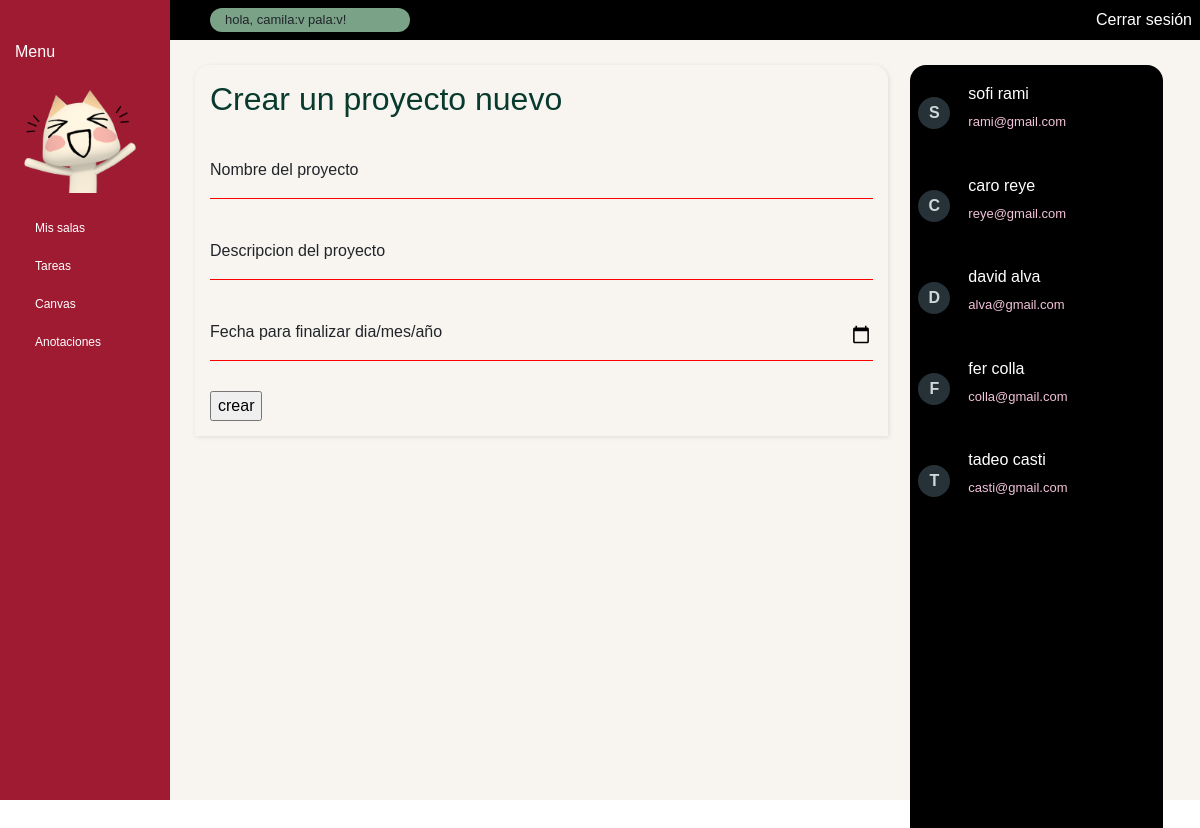
The app's page /crear_sala/ (signed in) with its own data.
### spok/models.py (models this page shows)
class User(AbstractUser):
    profile_picture = models.ImageField(upload_to='profile_pictures/', null=True, blank=True, verbose_name="Foto de Perfil")
    pass

### spok/views.py (the view, shortened to what this page needs)
# urls.py: path('crear_sala/', views.crear_sala, name='crear_sala'),
@login_required()
def crear_sala(request):
    usuarios = User.objects.all().order_by('first_name', 'last_name')
    usuarios_por_inicial = defaultdict(list)
    for i in usuarios:
        first_name = i.first_name or "Sin nombre"
        inicial = first_name[0].upper()
        datos_usuario = [f"{i.first_name} {i.last_name}", i.email]
        usuarios_por_inicial[inicial].append(datos_usuario)
    usuarios_por_inicial = dict(usuarios_por_inicial)
    actual = request.user.email
    print(f"email de usuario actual : {actual}")
    print(usuarios_por_inicial)
    return render(request, "crear_sala.html", {'usuarios_ordenado': usuarios_por_inicial, "actual": actual})

### spok/templates/crear_sala.html (shortened to what this page needs)
{% extends "layout.html" %}
{% load static %}
{% block main %}
<form action="{% url 'crear_sala' %}" method="post">
      <div class="conte_hoja">
        <div class="div_hoja">
          <div class="login-box">
            <h2 style="color: #083A2E !important; ">Crear un proyecto nuevo</h2>
              <div class="user-box">
                <input type="text" name="nombre_sala" required="">
                <label>Nombre del proyecto</label>
              </div>
              <div class="user-box">
                <input type="text" name="descri_sala" required="">
                <label>Descripcion del proyecto</label>
              </div>
                <div class="user-box">
                  <input  type="date" name="date_final" id="date_final" required="" placeholder= "jjj">
                  <label id="LISTA_SOS_GOKU" >Fecha para finalizar dia/mes/año </label>
                </div>
                <input type="submit" value="crear">
            </div>
          </div>
          <div class="ladito">
            <div class="container">
              <div class="floating-stack">
                <dl>
                  {% for hash, personas in usuarios_ordenado.items %}
                  <dt>{{ hash }}</dt>
                  {% for p in personas %}
                  {% if p.1 != "unicamilapalacios@gmail.com" and p.1 != actual %}
                  <dd>
                    <button class="personas" onclick="toggleSelection(this, '{{ p.1 }}')" type="button" style="width: 80%;">
                      <div>
                        <p style="color: white !important;">{{ p.0 }}</p>
                        <p style="font-size: 13px; color: #f2c3d9; margin-top: -10px;">{{ p.1 }}</p>
                      </div>
                    </button>
                  </dd>
                  {% endif %}
                  {% endfor %}
                  {% endfor %}
                </dl>
              </div>
            </div>
          </div>
        </div>
      </form>
{% endblock %}

### spok/templates/layout.html (shortened to what this page needs)
{% load static %}
<!DOCTYPE html>
<html lang="en">
    <head>
        <link rel="stylesheet" href="https://stackpath.bootstrapcdn.com/bootstrap/4.4.1/css/bootstrap.min.css">
        <link href="https://cdn.jsdelivr.net/npm/bootstrap@5.3.3/dist/css/bootstrap.min.css" rel="stylesheet">
        <link rel="stylesheet" type="text/css" href="../static/css/style.css">
    </head>
    <body>
      <aside>
        <p> Menu </p>
        <img style="width: 130px; height: 115px;margin-top: -20px; margin-bottom: 10px;" src="{% static 'img/toro_ola.png' %}" alt="">
        <a href="{% url 'index' %}">
          Mis salas
        </a>
        <a href="#">
          Tareas
        </a>
        <a href="{% url 'canvas' %}">
          Canvas
        </a>
        <a href="">
          Anotaciones
        </a>
      </aside>
      <div class="total">
        <div class="franja">
          <ul class="ul_ah">
            <li class="li_ah">
              <div style="background-color: #7AA287; border-radius: 30px; width: 20%; min-width: 200px; height: 24px; padding: 4px; padding-left: 15px; ">
                <h6 style="font-size: 13px;"> hola, {{ user.get_full_name }}! </h6>
              </div>
            </li>
            <li class="li_ah" style="float:right">
              <a  href="{% url 'logout' %}" >Cerrar sesión</a>
            </li>
          </ul>
        </div>
        <div class="contenido">
          {% block main %}
          {% endblock %}
        </div>
      </div>
    </body>
</html>

### spok/static/css/style.css (style rules this page uses)
* { font-family: "Comic Sans MS", sans-serif; }
aside { color: #fff; width: 15%; min-width: 170px; padding-left: 15px; height: 100vh; background-color: #9e1b32; }
aside a { font-size: 12px; color: #fff; display: block; padding: 10px; padding-left: 20px; text-decoration: none; -webkit-tap-highlight-color:transparent; }
aside p { margin: 0; padding: 40px 0; }
body { font-family: 'Roboto'; width: 100%; height: 100vh; margin: 0; display: flex; flex-direction: row; }
.contenido { width: 100%; height: calc(100% - 40px); background-color: #f8f5f1; margin: 0; padding: 15px; }
.total { width: 100%; height: 100%; }
.franja { width: 100%; height: 40px; background-color: black; padding: 8px; }
.ul_ah { list-style-type: none; }
.li_ah { float: left; }
.li_ah a { display: block; color: white; text-decoration: none; }
.div_hoja { border-top-left-radius: 15px; border-top-right-radius: 15px; width: 75%; height: 100%; padding: 15px; box-shadow: 1px 1px 5px rgba(0, 0, 0, 0.1); }
.ladito { height: 100%; width: 30%; }
.conte_hoja { padding: 10px; display: flex; gap: 10px; height: 100%; width: 100%; }
.floating-stack { background: black; color: #fff; height: 100vh; width: 100%; border-radius: 1rem; overflow-y: auto; }
.floating-stack > dl { margin: 0 0 1rem; display: grid; grid-template-columns: 2.5rem 1fr; align-items: center; }
.floating-stack dt { position: sticky; top: 0.5rem; left: 0.5rem; font-weight: bold; background: #263238; color: #cfd8dc; height: 2rem; width: 2rem; border-radius: 50%; padding: 0.25rem 1rem; grid-column: 1; display: inline-flex; align-items: center; justify-content: center; box-sizing: border-box; }
.floating-stack dd { grid-column: 2; margin: 0; padding: 0.75rem; }
.floating-stack > dl:first-of-type > dd:first-of-type { margin-top: 0.25rem; }
#LISTA_SOS_GOKU { background-color: #f8f5f1; }
.personas { background-color: transparent; border-style: none; text-align: justify; }
.login-box h2 { margin: 0 0 30px; padding: 0; }
.login-box .user-box { position: relative; }
.login-box .user-box input { width: 100%; padding: 10px 0; font-size: 20px; margin-bottom: 30px; border: none; border-bottom: 1px solid red; outline: none; background: transparent; }
.login-box .user-box label { position: absolute; top:0; left: 0; padding: 10px 0; font-size: 16px; pointer-events: none; transition: .5s; }
.container { display: flex; flex-direction: row; width: 100%; height: calc(100% - 10px); }

### spok/templates/crear_sala.html (style rules this page uses)
html { height: 100%; }
.login-box h2 { margin: 0 0 30px; padding: 0; }
.login-box .user-box { position: relative; }
.login-box .user-box input { width: 100%; padding: 10px 0; font-size: 20px; margin-bottom: 30px; border: none; border-bottom: 1px solid red; outline: none; background: transparent; }
.login-box .user-box label { position: absolute; top:0; left: 0; padding: 10px 0; font-size: 16px; pointer-events: none; transition: .5s; }

### records on screen
User: get_full_name "camila:v pala:v"
User: email "rami@gmail.com"
User: email "reye@gmail.com"
User: email "alva@gmail.com"
User: email "colla@gmail.com"
User: email "casti@gmail.com"

### other values on screen
{{ hash }} "S" "C" "D" "F" "T"
{{ p.0 }} "sofi rami" "caro reye" "david alva" "fer colla" "tadeo casti"
